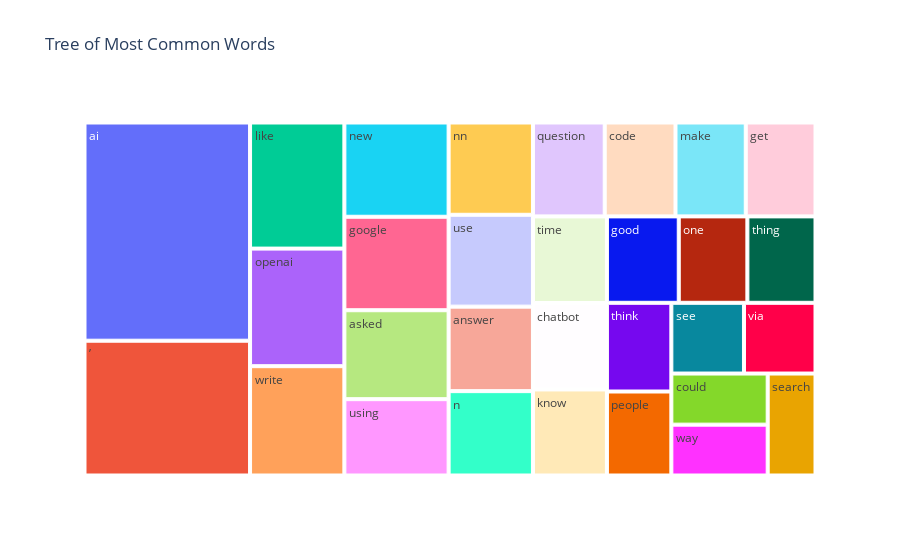

Source (notebook cell):
### Code cell
#tree map using plotly.express
fig = px.treemap(temp, path=['Common_words'], values='count',title='Tree of Most Common Words')
fig.show()

### Figure 1 — Plotly figure (JSON) as saved in the notebook; plotly's stock layout.template omitted (floating-point values rounded to 4 significant figures)
{"data": [{"branchvalues": "total", "domain": {"x": [0, 1], "y": [0, 1]}, "hovertemplate": "labels=%{label}<br>count=%{value}<br>parent=%{parent}<br>id=%{id}<extra></extra>", "ids": ["ai", "answer", "asked", "chatbot", "code", "could", "get", "good", "google", "know", "like", "make", "n", "new", "nn", "one", "openai", "people", "question", "search", "see", "thing", "think", "time", "use", "using", "via", "way", "write", "’"], "labels": ["ai", "answer", "asked", "chatbot", "code", "could", "get", "good", "google", "know", "like", "make", "n", "new", "nn", "one", "openai", "people", "question", "search", "see", "thing", "think", "time", "use", "using", "via", "way", "write", "’"], "level": "e20e5c", "name": "", "parents": ["", "", "", "", "", "", "", "", "", "", "", "", "", "", "", "", "", "", "", "", "", "", "", "", "", "", "", "", "", ""], "type": "treemap", "values": [49998, 9861, 12834, 8848, 9198, 6815, 9062, 8593, 13486, 8810, 16463, 9131, 9846, 13599, 10770, 8207, 15350, 7491, 9325, 6745, 7110, 8147, 7913, 8870, 10717, 11013, 7004, 6780, 14271, 30884]}], "layout": {"autosize": true, "legend": {"tracegroupgap": 0}, "title": {"text": "Tree of Most Common Words"}}}
